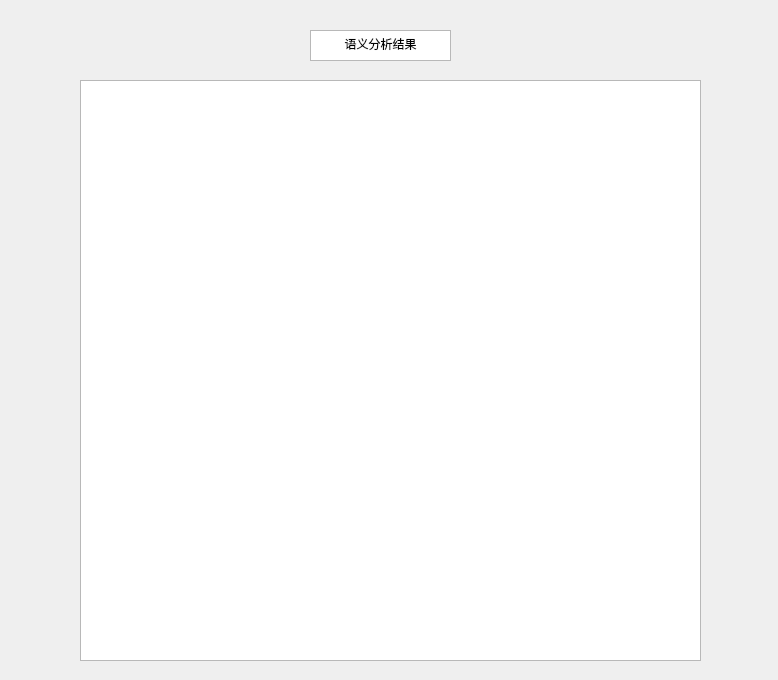
<?xml version="1.0" encoding="UTF-8"?>
<ui version="4.0">
 <class>Dialog3</class>
 <widget class="QDialog" name="Dialog3">
  <property name="geometry">
   <rect>
    <x>0</x>
    <y>0</y>
    <width>778</width>
    <height>680</height>
   </rect>
  </property>
  <property name="windowTitle">
   <string>Dialog</string>
  </property>
  <widget class="QTextBrowser" name="textBrowser">
   <property name="geometry">
    <rect>
     <x>80</x>
     <y>80</y>
     <width>621</width>
     <height>581</height>
    </rect>
   </property>
  </widget>
  <widget class="QTextBrowser" name="textBrowser_6">
   <property name="geometry">
    <rect>
     <x>310</x>
     <y>30</y>
     <width>141</width>
     <height>31</height>
    </rect>
   </property>
   <property name="html">
    <string>&lt;!DOCTYPE HTML PUBLIC &quot;-//W3C//DTD HTML 4.0//EN&quot; &quot;http://www.w3.org/TR/REC-html40/strict.dtd&quot;&gt;
&lt;html&gt;&lt;head&gt;&lt;meta name=&quot;qrichtext&quot; content=&quot;1&quot; /&gt;&lt;style type=&quot;text/css&quot;&gt;
p, li { white-space: pre-wrap; }
&lt;/style&gt;&lt;/head&gt;&lt;body style=&quot; font-family:'SimSun'; font-size:9pt; font-weight:400; font-style:normal;&quot;&gt;
&lt;p align=&quot;center&quot; style=&quot; margin-top:0px; margin-bottom:0px; margin-left:0px; margin-right:0px; -qt-block-indent:0; text-indent:0px;&quot;&gt;语义分析结果&lt;/p&gt;&lt;/body&gt;&lt;/html&gt;</string>
   </property>
  </widget>
 </widget>
 <resources/>
 <connections/>
</ui>
